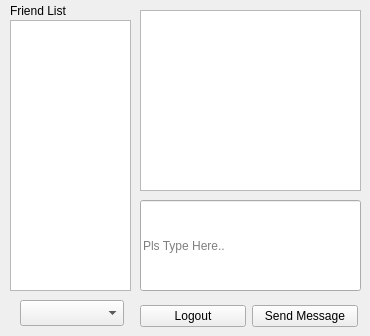
<?xml version="1.0" encoding="UTF-8"?>
<ui version="4.0">
 <class>ChatPage</class>
 <widget class="QWidget" name="ChatPage">
  <property name="geometry">
   <rect>
    <x>0</x>
    <y>0</y>
    <width>370</width>
    <height>336</height>
   </rect>
  </property>
  <property name="windowTitle">
   <string>Form</string>
  </property>
  <widget class="QLineEdit" name="lineEditSendMsg">
   <property name="geometry">
    <rect>
     <x>140</x>
     <y>200</y>
     <width>221</width>
     <height>91</height>
    </rect>
   </property>
   <property name="placeholderText">
    <string>Pls Type Here..</string>
   </property>
  </widget>
  <widget class="QListWidget" name="listWidgetChating">
   <property name="geometry">
    <rect>
     <x>140</x>
     <y>10</y>
     <width>221</width>
     <height>181</height>
    </rect>
   </property>
  </widget>
  <widget class="QListWidget" name="listWidgetFriend">
   <property name="geometry">
    <rect>
     <x>10</x>
     <y>20</y>
     <width>121</width>
     <height>271</height>
    </rect>
   </property>
  </widget>
  <widget class="QLabel" name="label">
   <property name="geometry">
    <rect>
     <x>10</x>
     <y>0</y>
     <width>71</width>
     <height>21</height>
    </rect>
   </property>
   <property name="text">
    <string>Friend List</string>
   </property>
  </widget>
  <widget class="QWidget" name="layoutWidget">
   <property name="geometry">
    <rect>
     <x>140</x>
     <y>300</y>
     <width>218</width>
     <height>32</height>
    </rect>
   </property>
   <layout class="QHBoxLayout" name="horizontalLayout">
    <item>
     <widget class="QPushButton" name="pushButtonLogout">
      <property name="text">
       <string>Logout</string>
      </property>
     </widget>
    </item>
    <item>
     <widget class="QPushButton" name="pushButtonSendMsg">
      <property name="text">
       <string>Send Message</string>
      </property>
     </widget>
    </item>
   </layout>
  </widget>
  <widget class="QComboBox" name="comboBox_FriendSelection">
   <property name="geometry">
    <rect>
     <x>20</x>
     <y>300</y>
     <width>104</width>
     <height>26</height>
    </rect>
   </property>
  </widget>
 </widget>
 <resources/>
 <connections/>
</ui>
